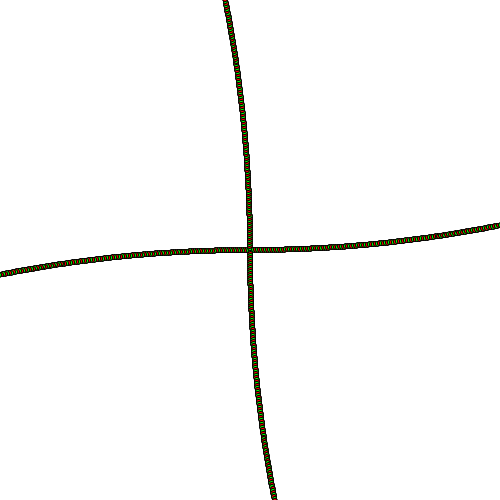
Frame 1 (no input)
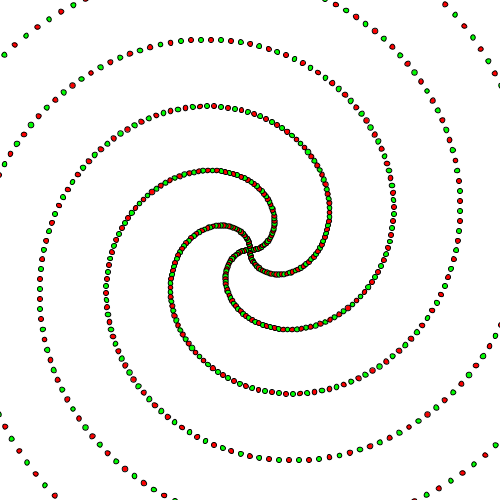
Frame 60 (the mouse pressed at the canvas centre just before this capture)
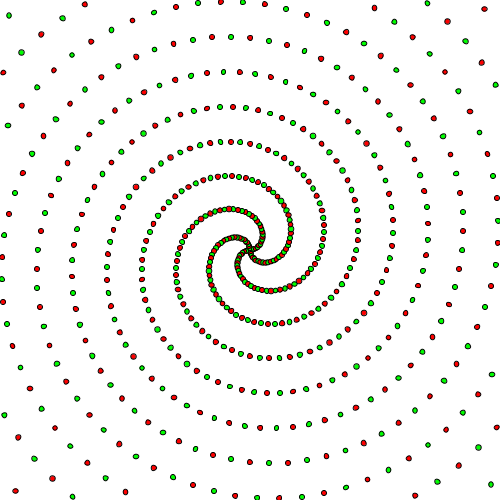
Frame 120 (the mouse held since frame 60 and released just before this capture)

The Processing sketch that drew these frames (run headless with seeded random() and noise(); from frame 60 on, the mouse is pressed at the canvas centre):

// Processing sketch: processing_166404
// ── processing_166404.pde

void setup() {
  size(500, 500);
  background(255);
}

float dist=0.0;
float sizer=5.0;
int num=300;
float factor=2.0001;
float rot = 2.001;
int forward=1;

void draw() {
  background(255);
  translate(width/2,height/2);
  for (int i=0;i<num;i++) {
    fill(255,0,0);
    ellipse(0,dist+factor*i,sizer,sizer);
    ellipse(0,dist-factor*i,sizer,sizer);
    fill(0,255,0);
    ellipse(dist+factor*i,0,sizer,sizer);
    ellipse(dist-factor*i,0,sizer,sizer);
    rotate(PI/rot);
  }
  if (rot<=2) {
    forward=1;
  }
  if (rot>=198000) {
    forward=-1;
  }
  if (rot>=0 && rot<4) {
    rot=rot+(0.001*forward);
  }
  if (rot>=4 && rot<20) {
    rot=rot+(0.005*forward);
  }
  if (rot>=20 && rot<300) {
    rot=rot+(1*forward);
  }
  if (rot>=300 && rot<10000) {
    rot=rot+(100*forward);
  }
  if (rot>=10000 && rot<=198100) {
    rot=rot+(1000*forward);
  }
}
